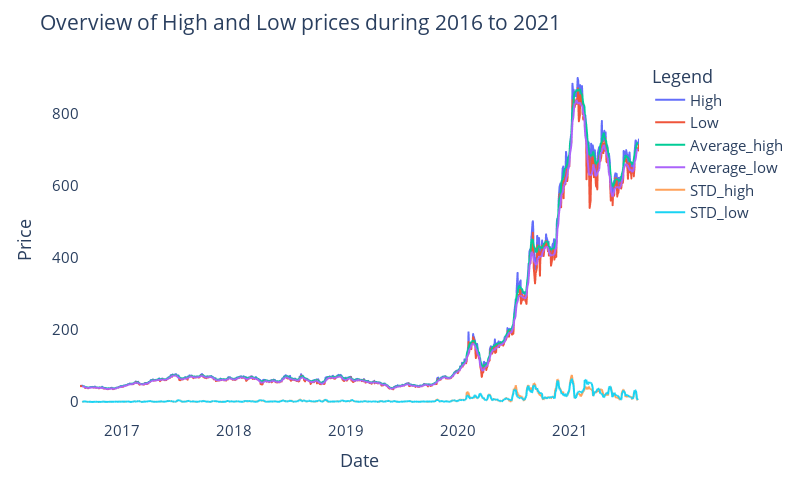

Notebook source saved alongside this figure:
### Code cell
fig=px.line(data_high_low,x=data_high_low.index,y=[data_high_low.High,data_high_low.Low,data_high_low.Average_high,
                                                  data_high_low.Average_low,
                                                  data_high_low.STD_high,data_high_low.STD_low],labels={'Date':'Date','value'
                                                                                                          :'Price'},
           width=800,height=500)
fig.update_layout(title='Overview of High and Low prices during 2016 to 2021',font_size=15,
                 legend_title_text='Legend')
fig.update_xaxes(showgrid=False)
fig.update_yaxes(showgrid=False)
fig.update_layout({'plot_bgcolor':'white'})
fig.show()

### Figure 1 — Plotly figure (JSON) as saved in the notebook; plotly's stock layout.template omitted (floating-point values rounded to 4 significant figures; data arrays with more than 128 entries replaced by an {"elided": "..."} marker saying what was removed)
{"data": [{"hovertemplate": "variable=High<br>Date=%{x}<br>Price=%{y}<extra></extra>", "legendgroup": "High", "line": {"color": "#636efa", "dash": "solid"}, "marker": {"symbol": "circle"}, "mode": "lines", "name": "High", "showlegend": true, "type": "scattergl", "x": {"elided": "1258 str values"}, "xaxis": "x", "y": {"elided": "1258 float values"}, "yaxis": "y"}, {"hovertemplate": "variable=Low<br>Date=%{x}<br>Price=%{y}<extra></extra>", "legendgroup": "Low", "line": {"color": "#EF553B", "dash": "solid"}, "marker": {"symbol": "circle"}, "mode": "lines", "name": "Low", "showlegend": true, "type": "scattergl", "x": {"elided": "1258 str values"}, "xaxis": "x", "y": {"elided": "1258 float values"}, "yaxis": "y"}, {"hovertemplate": "variable=Average_high<br>Date=%{x}<br>Price=%{y}<extra></extra>", "legendgroup": "Average_high", "line": {"color": "#00cc96", "dash": "solid"}, "marker": {"symbol": "circle"}, "mode": "lines", "name": "Average_high", "showlegend": true, "type": "scattergl", "x": {"elided": "1258 str values"}, "xaxis": "x", "y": {"elided": "1258 float values"}, "yaxis": "y"}, {"hovertemplate": "variable=Average_low<br>Date=%{x}<br>Price=%{y}<extra></extra>", "legendgroup": "Average_low", "line": {"color": "#ab63fa", "dash": "solid"}, "marker": {"symbol": "circle"}, "mode": "lines", "name": "Average_low", "showlegend": true, "type": "scattergl", "x": {"elided": "1258 str values"}, "xaxis": "x", "y": {"elided": "1258 float values"}, "yaxis": "y"}, {"hovertemplate": "variable=STD_high<br>Date=%{x}<br>Price=%{y}<extra></extra>", "legendgroup": "STD_high", "line": {"color": "#FFA15A", "dash": "solid"}, "marker": {"symbol": "circle"}, "mode": "lines", "name": "STD_high", "showlegend": true, "type": "scattergl", "x": {"elided": "1258 str values"}, "xaxis": "x", "y": {"elided": "1258 float values"}, "yaxis": "y"}, {"hovertemplate": "variable=STD_low<br>Date=%{x}<br>Price=%{y}<extra></extra>", "legendgroup": "STD_low", "line": {"color": "#19d3f3", "dash": "solid"}, "marker": {"symbol": "circle"}, "mode": "lines", "name": "STD_low", "showlegend": true, "type": "scattergl", "x": {"elided": "1258 str values"}, "xaxis": "x", "y": {"elided": "1258 float values"}, "yaxis": "y"}], "layout": {"font": {"size": 15}, "height": 500, "legend": {"title": {"text": "Legend"}, "tracegroupgap": 0}, "margin": {"t": 60}, "plot_bgcolor": "white", "title": {"text": "Overview of High and Low prices during 2016 to 2021"}, "width": 800, "xaxis": {"anchor": "y", "autorange": true, "domain": [0, 1], "range": ["2016-08-16", "2021-08-13"], "showgrid": false, "title": {"text": "Date"}, "type": "date"}, "yaxis": {"anchor": "x", "autorange": true, "domain": [0, 1], "range": [-49.7, 950.4], "showgrid": false, "title": {"text": "Price"}, "type": "linear"}}}
